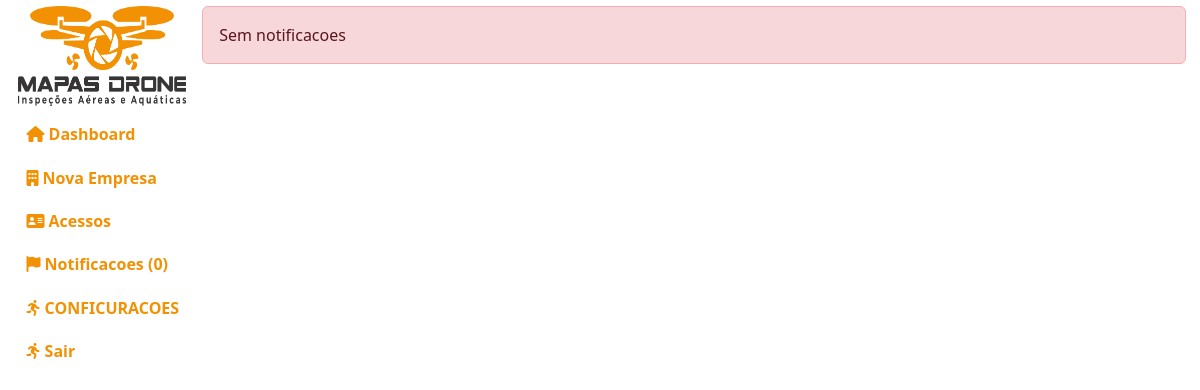
The page /administracao/notificacoes/ (signed in) on the database as committed earlier.
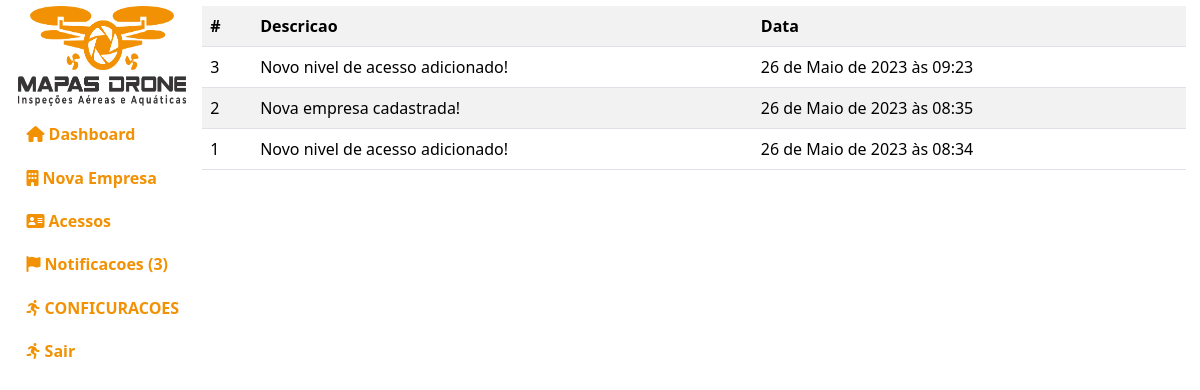
The same page on the database as committed later.
### empresa/models.py (models this page shows, shortened)
class Notificacoes(models.Model):
    descricao = models.TextField(default="")
    data = models.DateTimeField(default=timezone.now)
    class Meta:
        db_table = "notificacoes"
        verbose_name = "Notificacao"
        verbose_name_plural = "Notificacoes"
        ordering = ["-id"]

### administracao/views.py (the view)
# urls.py: path("notificacoes/", views.notificacoes),
def notificacoes(request):
    if request.user.is_authenticated and request.user.is_superuser:
        notificacoes = pega_notificacoes()
        context = {"notificacoes": notificacoes}
        return render(request, "administracao/public/notificacoes.html", context)
    return redirect("/")

### administracao/views.py (called while the page is built)
def pega_notificacoes():
    notificacoes = Notificacoes.objects.all()
    return notificacoes

### templates/administracao/public/notificacoes.html (shortened to what this page needs)
{% extends 'base.html' %}
{% load static %}
{% load django_bootstrap5 %}
{% block css %}
<link rel="stylesheet" href="{% static 'index/css/administracao.css' %}">
{% endblock %}
{% block ld %}
{% if notificacoes %}
<table class="table table-striped">
    <tr>
        <th>#</th>
        <th>Descricao</th>
        <th>Data</th>
    </tr>
    {% for notificacao in notificacoes %}
        <tr>
            <td>{{notificacao.id}}</td>
            <td>{{notificacao.descricao}}</td>
            <td>{{notificacao.data}}</td>
        </tr>
    {% endfor %}
</table>
{% else %}
<div class="alert alert-danger">Sem notificacoes</div>
{% endif %}
{% endblock %}

Rows that differ between the two databases and show on the page:
added Notificacoes: id "3", descricao "Novo nivel de acesso adicionado!", data "26 de Maio de 2023 às 09:23"
added Notificacoes: id "2", descricao "Nova empresa cadastrada!", data "26 de Maio de 2023 às 08:35"
added Notificacoes: id "1", descricao "Novo nivel de acesso adicionado!", data "26 de Maio de 2023 às 08:34"
Other text that changed with them:
{{ notificacoes|length }}: "0" → "3"
text no longer shown: "Sem notificacoes"
text now shown: "# Descricao Data"
